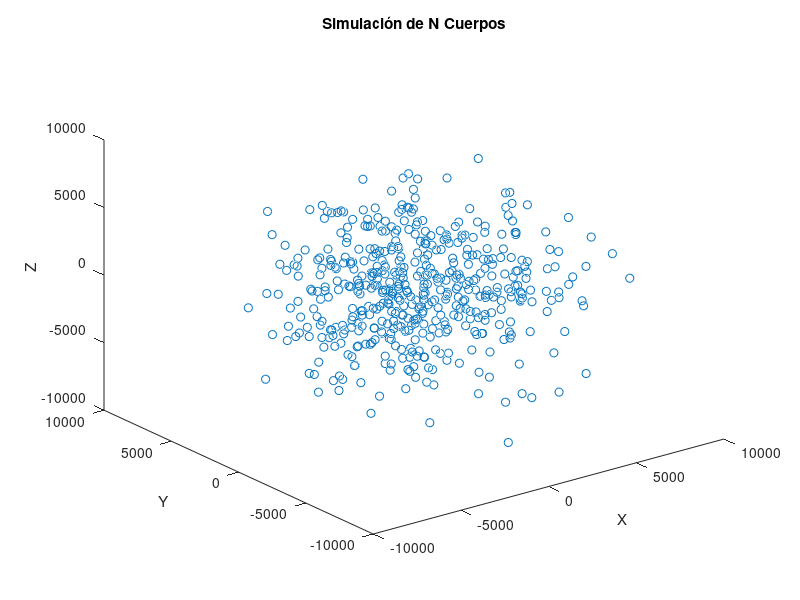

MATLAB code to generate this figure:
clearvars
tic
n = 500;

% Tensor de posiciones y velocidades iniciales
X = randn(n, 3) * 3000;
V = randn(n, 3) / 10;

% Condiciones de integración
dt = 1;
T = 600;
N = T / dt;

% Vector de masas del sistema
M = randn(n, 1) * 50000000000;

% Inicialización del tensor de aceleraciones
A = zeros(n, 3);

% Función para calcular la aceleración en un instante dado
function a = aceleracion(X, M)
    G = 6.674e-11; % Constante de gravitación

    % Inicialización del tensor de aceleraciones
    a = zeros(size(X));

    for i = 1:size(X, 1)
        r = X - X(i, :);
        r(i, :) = []; % Excluir la influencia propia
        dist = sqrt(sum(r.^2, 2));
        dist3 = dist.^3;
        dist3(dist3 == 0) = 1; % Evitar divisiones por cero
        a(i, :) = -G * sum(bsxfun(@times, r, M(1:end ~= i) ./ dist3), 1);
    end
end

% Bucle de integración en el tiempo
for i = 1:N
    % Cálculo de la aceleración en t = i
    A = aceleracion(X, M);

    % Actualización de posiciones usando el método de Verlet
    X = X + V * dt + 0.5 * A * dt^2;

    % Cálculo de la aceleración en t = i+1
    A_new = aceleracion(X, M);

    % Actualización de velocidades usando el método de Verlet
    V = V + 0.5 * (A + A_new) * dt;

    % Mostrar progreso cada 10 pasos
    if mod(i, 10) == 0
        fprintf('Paso %d de %d\n', i, N);
    end
end
toc

% Gráfico 3D
plot3(X(:, 1), X(:, 2), X(:, 3), 'o')
xlabel('X')
ylabel('Y')
zlabel('Z')
title('Simulación de N Cuerpos')
